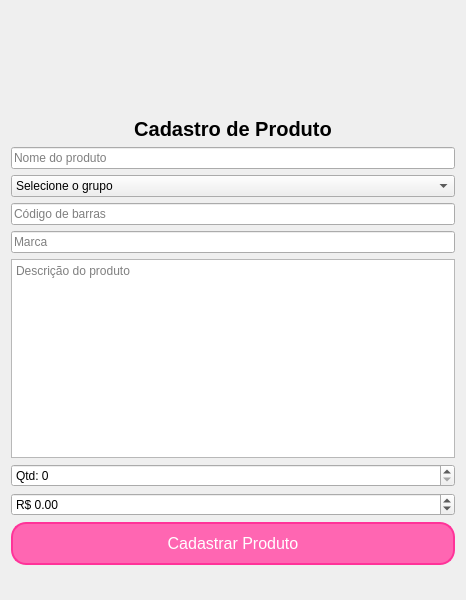
<?xml version="1.0" encoding="UTF-8"?>
<ui version="4.0">
 <class>CadastroProduto</class>
 <widget class="QDialog" name="CadastroProduto">
  <property name="geometry">
   <rect>
    <x>0</x>
    <y>0</y>
    <width>466</width>
    <height>600</height>
   </rect>
  </property>
  <property name="windowTitle">
   <string>Cadastro de Produto</string>
  </property>
  <layout class="QVBoxLayout" name="verticalLayout">
   <item>
    <layout class="QHBoxLayout" name="logoHorizontalLayout">
     <item>
      <spacer name="leftSpacer">
       <property name="orientation">
        <enum>Qt::Orientation::Horizontal</enum>
       </property>
       <property name="sizeHint" stdset="0">
        <size>
         <width>40</width>
         <height>20</height>
        </size>
       </property>
      </spacer>
     </item>
     <item>
      <widget class="QLabel" name="logoLabel">
       <property name="minimumSize">
        <size>
         <width>264</width>
         <height>100</height>
        </size>
       </property>
       <property name="maximumSize">
        <size>
         <width>264</width>
         <height>100</height>
        </size>
       </property>
       <property name="pixmap">
        <pixmap resource="resources.qrc">:/imagens/logo.png</pixmap>
       </property>
       <property name="scaledContents">
        <bool>true</bool>
       </property>
      </widget>
     </item>
     <item>
      <spacer name="rightSpacer">
       <property name="orientation">
        <enum>Qt::Orientation::Horizontal</enum>
       </property>
       <property name="sizeHint" stdset="0">
        <size>
         <width>40</width>
         <height>20</height>
        </size>
       </property>
      </spacer>
     </item>
    </layout>
   </item>
   <item>
    <widget class="QLabel" name="tituloLabel">
     <property name="palette">
      <palette>
       <active>
        <colorrole role="WindowText">
         <brush brushstyle="SolidPattern">
          <color alpha="255">
           <red>255</red>
           <green>85</green>
           <blue>255</blue>
          </color>
         </brush>
        </colorrole>
        <colorrole role="Text">
         <brush brushstyle="SolidPattern">
          <color alpha="255">
           <red>0</red>
           <green>0</green>
           <blue>0</blue>
          </color>
         </brush>
        </colorrole>
        <colorrole role="ButtonText">
         <brush brushstyle="SolidPattern">
          <color alpha="255">
           <red>0</red>
           <green>0</green>
           <blue>0</blue>
          </color>
         </brush>
        </colorrole>
        <colorrole role="PlaceholderText">
         <brush brushstyle="SolidPattern">
          <color alpha="128">
           <red>0</red>
           <green>0</green>
           <blue>0</blue>
          </color>
         </brush>
        </colorrole>
       </active>
       <inactive>
        <colorrole role="WindowText">
         <brush brushstyle="SolidPattern">
          <color alpha="255">
           <red>255</red>
           <green>85</green>
           <blue>255</blue>
          </color>
         </brush>
        </colorrole>
        <colorrole role="Text">
         <brush brushstyle="SolidPattern">
          <color alpha="255">
           <red>0</red>
           <green>0</green>
           <blue>0</blue>
          </color>
         </brush>
        </colorrole>
        <colorrole role="ButtonText">
         <brush brushstyle="SolidPattern">
          <color alpha="255">
           <red>0</red>
           <green>0</green>
           <blue>0</blue>
          </color>
         </brush>
        </colorrole>
        <colorrole role="PlaceholderText">
         <brush brushstyle="SolidPattern">
          <color alpha="128">
           <red>0</red>
           <green>0</green>
           <blue>0</blue>
          </color>
         </brush>
        </colorrole>
       </inactive>
       <disabled>
        <colorrole role="WindowText">
         <brush brushstyle="SolidPattern">
          <color alpha="255">
           <red>0</red>
           <green>0</green>
           <blue>0</blue>
          </color>
         </brush>
        </colorrole>
        <colorrole role="Text">
         <brush brushstyle="SolidPattern">
          <color alpha="255">
           <red>0</red>
           <green>0</green>
           <blue>0</blue>
          </color>
         </brush>
        </colorrole>
        <colorrole role="ButtonText">
         <brush brushstyle="SolidPattern">
          <color alpha="255">
           <red>0</red>
           <green>0</green>
           <blue>0</blue>
          </color>
         </brush>
        </colorrole>
        <colorrole role="PlaceholderText">
         <brush brushstyle="SolidPattern">
          <color alpha="128">
           <red>0</red>
           <green>0</green>
           <blue>0</blue>
          </color>
         </brush>
        </colorrole>
       </disabled>
      </palette>
     </property>
     <property name="styleSheet">
      <string>
       QLabel { font-size: 20px; font-weight: bold; color: black; }
      </string>
     </property>
     <property name="text">
      <string>Cadastro de Produto</string>
     </property>
     <property name="alignment">
      <set>Qt::AlignmentFlag::AlignCenter</set>
     </property>
    </widget>
   </item>
   <item>
    <widget class="QLineEdit" name="nomeLineEdit">
     <property name="placeholderText">
      <string>Nome do produto</string>
     </property>
    </widget>
   </item>
   <item>
    <widget class="QComboBox" name="grupoComboBox">
     <item>
      <property name="text">
       <string>Selecione o grupo</string>
      </property>
     </item>
     <item>
      <property name="text">
       <string>Cabelos</string>
      </property>
     </item>
     <item>
      <property name="text">
       <string>Pele</string>
      </property>
     </item>
     <item>
      <property name="text">
       <string>Maquiagem</string>
      </property>
     </item>
     <item>
      <property name="text">
       <string>Unhas</string>
      </property>
     </item>
     <item>
      <property name="text">
       <string>Corpo</string>
      </property>
     </item>
    </widget>
   </item>
   <item>
    <widget class="QLineEdit" name="codigoBarrasLineEdit">
     <property name="placeholderText">
      <string>Código de barras</string>
     </property>
    </widget>
   </item>
   <item>
    <widget class="QLineEdit" name="marcaLineEdit">
     <property name="placeholderText">
      <string>Marca</string>
     </property>
    </widget>
   </item>
   <item>
    <widget class="QTextEdit" name="descricaoTextEdit">
     <property name="placeholderText">
      <string>Descrição do produto</string>
     </property>
    </widget>
   </item>
   <item>
    <widget class="QSpinBox" name="quantidadeSpinBox">
     <property name="prefix">
      <string>Qtd: </string>
     </property>
    </widget>
   </item>
   <item>
    <widget class="QDoubleSpinBox" name="precoDoubleSpinBox">
     <property name="prefix">
      <string>R$ </string>
     </property>
     <property name="minimum">
      <double>-2.000000000000000</double>
     </property>
     <property name="maximum">
      <double>99999.990000000005239</double>
     </property>
    </widget>
   </item>
   <item>
    <widget class="QPushButton" name="cadastrarButton">
     <property name="styleSheet">
      <string>
       QPushButton {
         background-color: #FF66B2;
         color: white;
         border-radius: 15px;
         border: 2px solid #FF3399;
         padding: 10px 20px;
         font-size: 16px;
       }
       QPushButton:hover {
         background-color: #FF3399;
         border-color: #FF66B2;
       }
      </string>
     </property>
     <property name="text">
      <string>Cadastrar Produto</string>
     </property>
    </widget>
   </item>
   <item>
    <widget class="QLabel" name="messageLabel">
     <property name="styleSheet">
      <string>
       QLabel {
         color: red;
         font-size: 16px;
         font-weight: bold;
       }
      </string>
     </property>
     <property name="text">
      <string/>
     </property>
    </widget>
   </item>
  </layout>
 </widget>
 <resources>
  <include location="resources.qrc"/>
 </resources>
 <connections/>
</ui>
